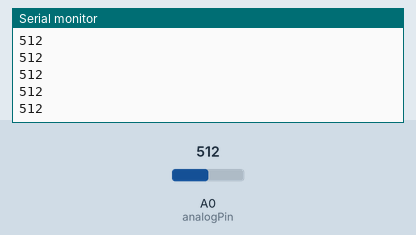
Simulated run of this sketch. Board: Arduino Uno, built with avr-gcc and run on an emulated ATmega328P. On the bench: the last lines printed to the serial monitor. The inputs (shaded band) are chosen by the test bench; at power-on: A0 (analogPin) = 512.

Above: at 1.2 s.
1.3 s: A0 (analogPin) set to 716
At 1.31 s:
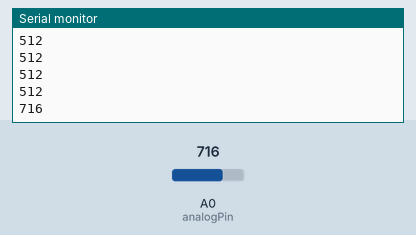
2.8 s: A0 (analogPin) set to 900
At 2.81 s:
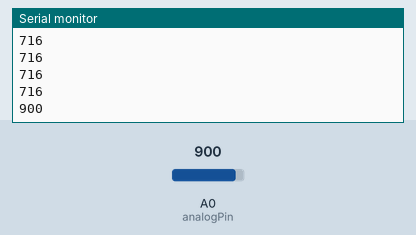
Timing chart, 0 to 5.8 s (numbered marks = the images above; inputs shaded):
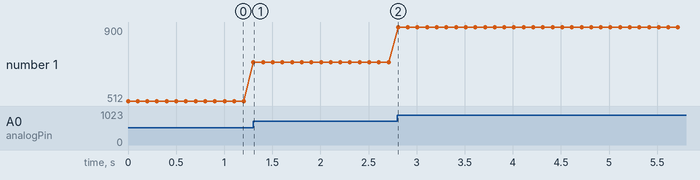

Measured:
- after the input at 1.3 s, the serial monitor: prints a new line at once (image 1)
- after the input at 2.8 s, the serial monitor: prints a new line at once (image 2)
- plotted number 1: 512 → 716 after the input at 1.3 s, 716 → 900 after the input at 2.8 s

The sketch:

vaibration_sensor.ino
```cpp
int digitalPin = 2;   // KY-037 digital interface
int analogPin = A0;   // KY-037 analog interface
int digitalVal;       // digital readings
int analogVal;        // analog readings
void setup()
{
  pinMode(digitalPin,INPUT);
  pinMode(analogPin, INPUT);
  Serial.begin(9600);
}
void loop()
{
  // Read the digital inteface

  // Read analog interface
  analogVal = analogRead(analogPin);
  // Print analog value to serial
  Serial.println(analogVal);

  delay(100);
}
```
